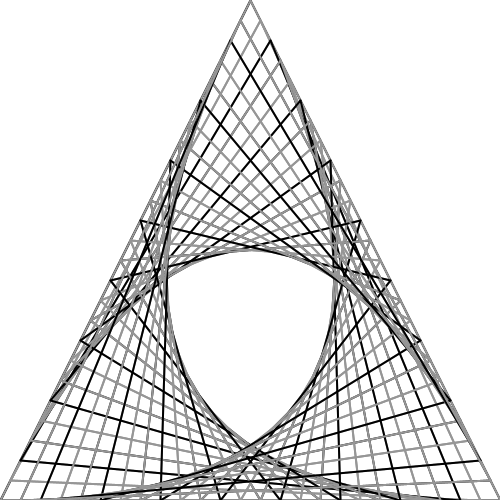
Frame 1 (no input)
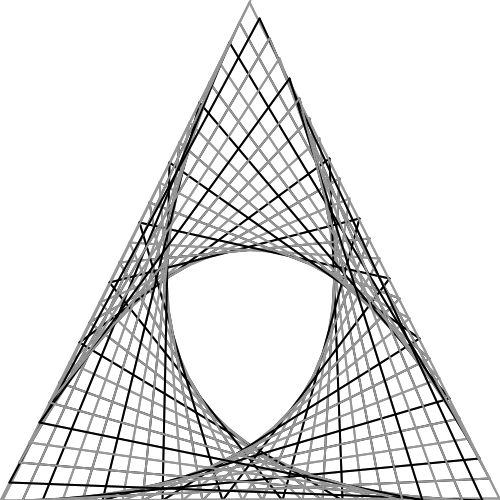
Frame 60 (the mouse pressed at the canvas centre just before this capture)
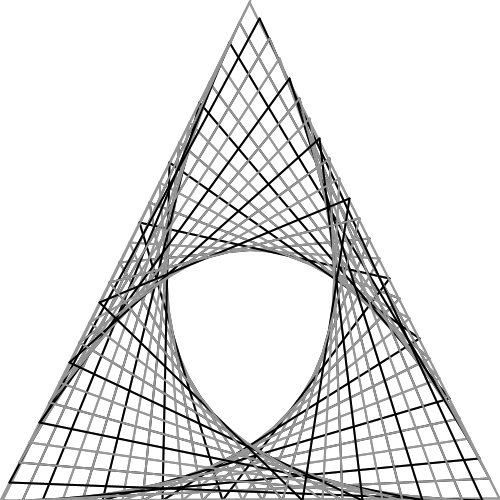
Frame 120 (the mouse held since frame 60 and released just before this capture)

The Processing sketch that drew these frames (run headless with seeded random() and noise(); from frame 60 on, the mouse is pressed at the canvas centre):

// Processing sketch: forsell_adam_learning_to_program
// ── forsell_adam_learning_to_program.pde
//int gridBase = 0;
int frame = 0;

int spaceBetween = 10;

void setup()
{
	size(500, 500);
}

void draw() 
{
	background(255,255,255);
	strokeWeight(2);

	line(0, height, width/2, 0);

	for (int i = 0; i < height; i = i += spaceBetween)
	{
		if (i % 3 == 0) 
		{
			stroke(0);
		} 
		else 
		{
			stroke(150);
		}
		// Swirling Triangle
		line((i + frame) % (width/2), height - ((i + frame) * 2) % height, (width/2) + (i + frame) % (width/2), 0 + ((i + frame) * 2) % height);
		line((width/2) + (i + frame) % (width/2), 0 + ((i + frame) *2) % height, width - ((i + frame) * 2) % width, height);
		line(width - ((i + frame) * 2) % width, height, 0 + (i + frame) % 250, height - ((i + frame) * 2) % height);



		/*
		line(0, i, i, 500);
		line(500, i, i, 0);
		line(i, 500, 500, 500 - i);
		line(500 - i, 0, 0, i);
		
		//clockwise
		line(i, 0, 500, i);
		line(500, i, 500 - i, 500);
		line(i, 500, 0, i);
		line(0, 500 - i, i, 0);
		

		line(i, 0, 500, i);
		line(500, i, 500 - i, 500);
		line(i, 500, 0, i);
		line(0, 500 - i, i, 0);
		*/

		/*//Square Swirling Clockwise
		line(width - (i + frame) % width, height, 0, height - (i + frame) % height);
		line(0, height - (i + frame) % height, (i + frame) % width, 0);
		line(width, (i + frame) % height, width - (i + frame) % width, height);
		line((i + frame) % width, 0, width, (i + frame) % height);
		*/

		//Triangle - Line 1 (0,500, 250,0) ; Line 2 (250,0, 500,500) ; Line 3 (500,500, 0,500) 
		// Considering that the first two lines has different amounts of steps but are travelling 
		//at the same speed, a solution to alter the distance one or the other travels in is needed.
		// Either an in- or decrease of speed. 
		// Current code is smaller than desired, the Y axix should start at the bottom of the screen.

		}

		frame ++;
		//frame2 += 2;
	
}
